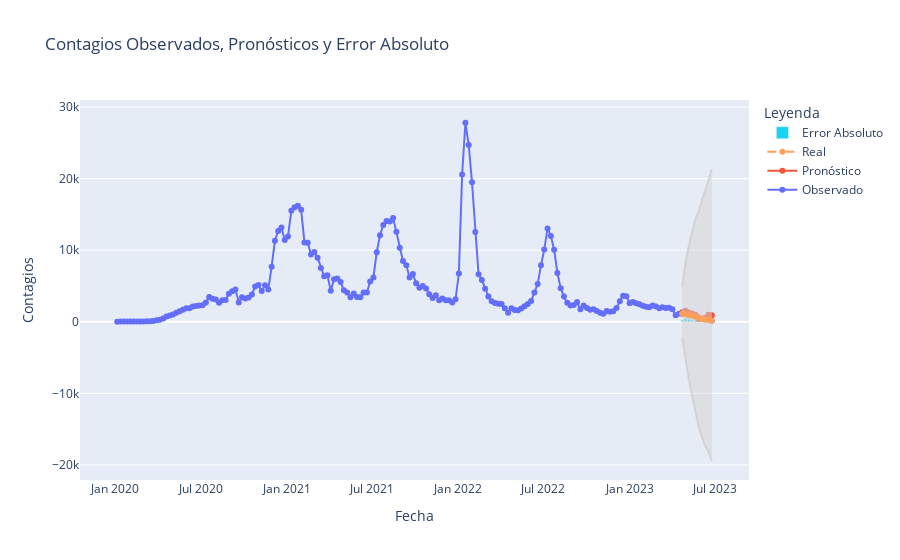

The notebook cell saved with this chart:
### Code cell
import pandas as pd
from statsmodels.tsa.statespace.sarimax import SARIMAX
from matplotlib import pyplot as plt
import plotly.graph_objects as go



def cargar_datos_cluster(ruta_csv, cluster_id):
    # Leer el archivo CSV
    df = pd.read_csv(ruta_csv)
    
    # Configurar la primera columna ('Cluster') como índice
    df.set_index('Cluster', inplace=True)
    
    # Transponer el dataframe para que las fechas sean el índice
    df = df.transpose()
    
    # Filtrar los datos para el cluster específico
    cluster_data = df[cluster_id]
    
    # Resetear el índice para que las fechas sean una columna y no el índice
    cluster_data = cluster_data.reset_index()
    
    # Cambiar los nombres de las columnas
    cluster_data.columns = ['Fecha', 'Contagios']
    
    # Convertir la columna de fecha a tipo datetime para manejarlo como serie temporal
    cluster_data['Fecha'] = pd.to_datetime(cluster_data['Fecha'], format='%d-%m-%Y')
    
    # Establecer la fecha como índice
    cluster_data.set_index('Fecha', inplace=True)
    
    return cluster_data

# Ruta del archivo CSV
ruta_csv = 'clusterSemanal.csv'
# ID del cluster que el usuario quiere explorar
cluster_id = 0

# Cargar los datos
df_pacientesRespiratorios = cargar_datos_cluster(ruta_csv, cluster_id)

# Dividir los datos en entrenamiento y prueba
train_data = df_pacientesRespiratorios.iloc[:-10]  # Todos los datos excepto los últimos 10 para entrenamiento
test_data = df_pacientesRespiratorios.iloc[-10:]   # Los últimos 10 para prueba

# Ajuste del modelo SARIMA con los datos de entrenamiento
p = d = q = P = D = Q = 1
S = 20  # asumiendo una estacionalidad semanal
model = SARIMAX(train_data['Contagios'],
                order=(p, d, q),
                seasonal_order=(P, D, Q, S),
                enforce_stationarity=False,
                enforce_invertibility=False)

results = model.fit()

# Hacer predicciones para el conjunto de prueba
pred_uc = results.get_forecast(steps=10)  # Pronosticar para los 10 puntos de prueba
predicted_mean = pred_uc.predicted_mean
predicted_mean.index = test_data.index  # Asignar directamente el índice del conjunto de prueba
pred_ci = pred_uc.conf_int()

# Calcular el error absoluto
error_absoluto = abs(test_data['Contagios'] - predicted_mean)

fig = go.Figure()

# Agregar los datos observados como una serie de líneas con puntos
fig.add_trace(go.Scatter(x=df_pacientesRespiratorios.index, y=df_pacientesRespiratorios['Contagios'], mode='lines+markers', name='Observado'))

# Agregar las predicciones como otra serie de líneas con puntos
fig.add_trace(go.Scatter(x=predicted_mean.index, y=predicted_mean, mode='lines+markers', name='Pronóstico'))

# Agregar el intervalo de confianza como un área sombreada
fig.add_trace(go.Scatter(x=pred_ci.index, y=pred_ci.iloc[:, 0], fill=None, mode='lines', line=dict(color='lightgrey'), showlegend=False))
fig.add_trace(go.Scatter(x=pred_ci.index, y=pred_ci.iloc[:, 1], fill='tonexty', mode='lines', line=dict(color='lightgrey'), showlegend=False))

# Agregar los datos reales de prueba como una línea discontinua con puntos
fig.add_trace(go.Scatter(x=test_data.index, y=test_data['Contagios'], mode='lines+markers', name='Real', line=dict(dash='dash')))

# Agregar el error absoluto como una nueva serie de barras
fig.add_trace(go.Bar(x=test_data.index, y=error_absoluto, name='Error Absoluto'))

# Actualizar el diseño de la gráfica para añadir títulos y etiquetas
fig.update_layout(title='Contagios Observados, Pronósticos y Error Absoluto',
                  xaxis_title='Fecha',
                  yaxis_title='Contagios',
                  legend_title='Leyenda')

# Mostrar la figura
fig.show()

### Figure 1 — Plotly figure (JSON) as saved in the notebook; plotly's stock layout.template omitted (floating-point values rounded to 4 significant figures; data arrays with more than 128 entries replaced by an {"elided": "..."} marker saying what was removed)
{"data": [{"mode": "lines+markers", "name": "Observado", "type": "scatter", "x": {"elided": "182 str values"}, "y": {"elided": "182 int values"}}, {"mode": "lines+markers", "name": "Pronóstico", "type": "scatter", "x": ["2023-04-23T00:00:00", "2023-04-30T00:00:00", "2023-05-07T00:00:00", "2023-05-14T00:00:00", "2023-05-21T00:00:00", "2023-05-28T00:00:00", "2023-06-04T00:00:00", "2023-06-11T00:00:00", "2023-06-18T00:00:00", "2023-06-25T00:00:00"], "y": [1340.0, 1554.0, 1285.0, 1151.0, 966.5, 396.4, 403.7, 546.9, 965.5, 923.6]}, {"line": {"color": "lightgrey"}, "mode": "lines", "showlegend": false, "type": "scatter", "x": ["2023-04-23T00:00:00", "2023-04-30T00:00:00", "2023-05-07T00:00:00", "2023-05-14T00:00:00", "2023-05-21T00:00:00", "2023-05-28T00:00:00", "2023-06-04T00:00:00", "2023-06-11T00:00:00", "2023-06-18T00:00:00", "2023-06-25T00:00:00"], "y": [-2171.0, -5142.0, -8024.0, -10340.0, -12400.0, -14630.0, -16130.0, -17360.0, -18220.0, -19460.0]}, {"fill": "tonexty", "line": {"color": "lightgrey"}, "mode": "lines", "showlegend": false, "type": "scatter", "x": ["2023-04-23T00:00:00", "2023-04-30T00:00:00", "2023-05-07T00:00:00", "2023-05-14T00:00:00", "2023-05-21T00:00:00", "2023-05-28T00:00:00", "2023-06-04T00:00:00", "2023-06-11T00:00:00", "2023-06-18T00:00:00", "2023-06-25T00:00:00"], "y": [4851.0, 8249.0, 10590.0, 12640.0, 14340.0, 15430.0, 16930.0, 18450.0, 20150.0, 21300.0]}, {"line": {"dash": "dash"}, "mode": "lines+markers", "name": "Real", "type": "scatter", "x": ["2023-04-23T00:00:00", "2023-04-30T00:00:00", "2023-05-07T00:00:00", "2023-05-14T00:00:00", "2023-05-21T00:00:00", "2023-05-28T00:00:00", "2023-06-04T00:00:00", "2023-06-11T00:00:00", "2023-06-18T00:00:00", "2023-06-25T00:00:00"], "y": [1107, 1085, 919, 887, 750, 595, 427, 332, 286, 145]}, {"name": "Error Absoluto", "type": "bar", "x": ["2023-04-23T00:00:00", "2023-04-30T00:00:00", "2023-05-07T00:00:00", "2023-05-14T00:00:00", "2023-05-21T00:00:00", "2023-05-28T00:00:00", "2023-06-04T00:00:00", "2023-06-11T00:00:00", "2023-06-18T00:00:00", "2023-06-25T00:00:00"], "y": [232.9, 468.7, 366.5, 263.8, 216.5, 198.6, 23.33, 214.9, 679.5, 778.6]}], "layout": {"legend": {"title": {"text": "Leyenda"}}, "title": {"text": "Contagios Observados, Pronósticos y Error Absoluto"}, "xaxis": {"title": {"text": "Fecha"}}, "yaxis": {"title": {"text": "Contagios"}}}}
